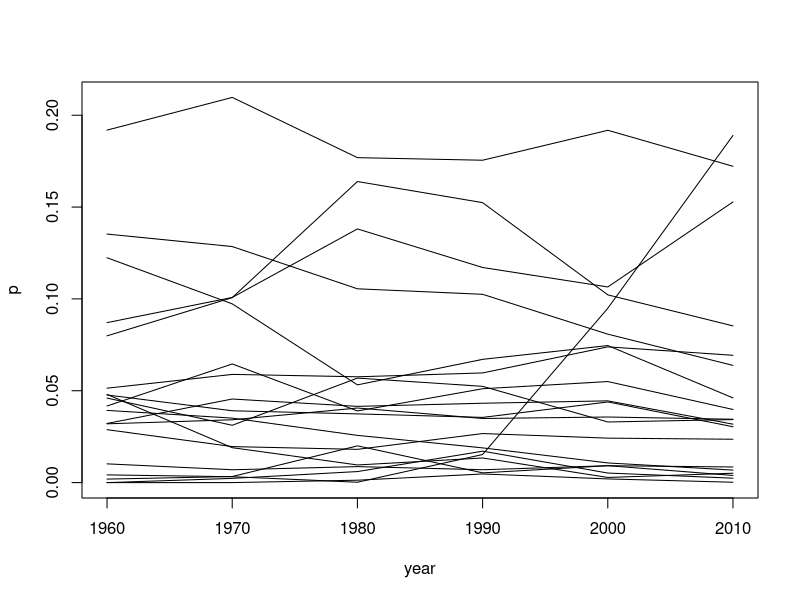
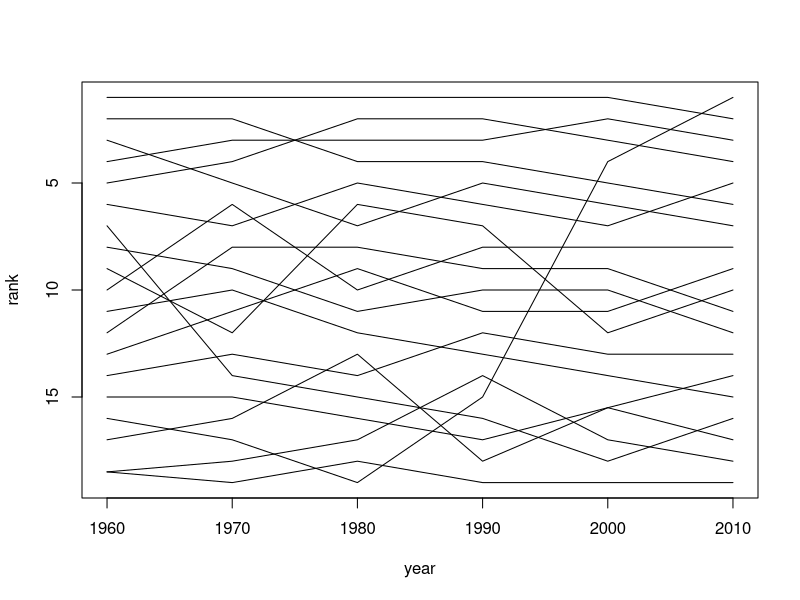
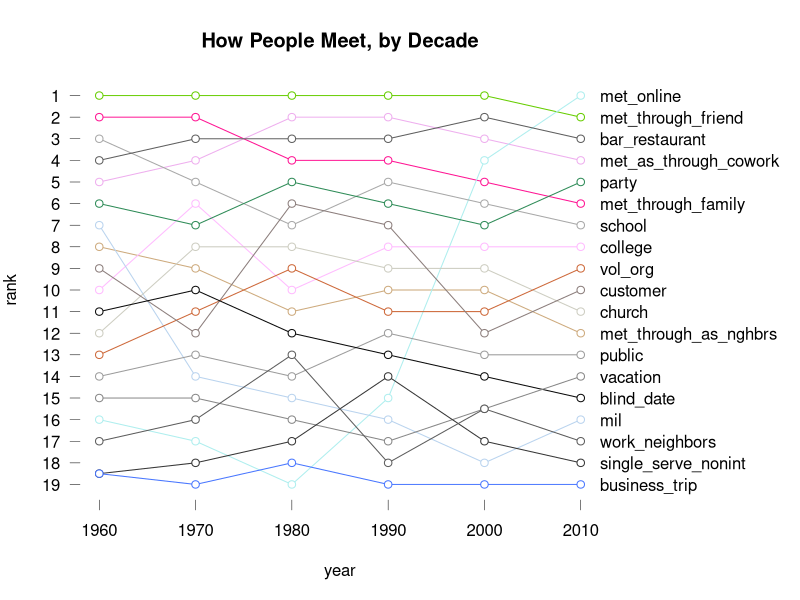
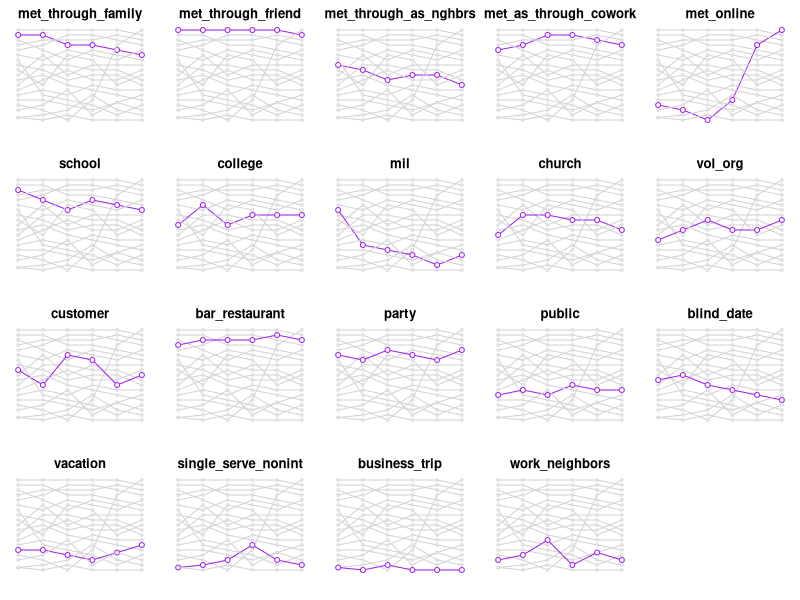

Write the R code that produced these figures, in order.
# Load data ----------------------------
meeting <- read.csv("bump-chart/data/how_met_decade.tsv", sep="\t",
                    stringsAsFactors=FALSE)

# Plot a multi-line chart --------------------
# Blank plot
plot(meeting$year, meeting$p, type="n", xlab="year", ylab="p")

# Line for each way people meet
ways_to_meet <- unique(meeting$waymet)

for (i in 1:length(ways_to_meet)) {
  
  # Points for current way to meet.
  curr <- meeting[meeting$waymet == ways_to_meet[i],]
  curr <- curr[order(curr$year),]
  
  # Line.
  lines(curr$year, curr$p)
}

# Plot a bump chart -----------------------------
# Create a rank column
meeting$rank <- NA
years <- unique(meeting$year)
for (i in 1:length(years)) {
  
  # Ranks for current year.
  curr_ranks <- rank(meeting[meeting$year == years[i], "p"])
  
  # Reverse the ranking order.
  curr_ranks_desc <- max(curr_ranks) - curr_ranks + 1
  
  # Add to data frame.
  meeting[meeting$year == years[i], "rank"] <- curr_ranks_desc
  
}

# Blank plot, with vertical scale for rankings 
plot(meeting$year, meeting$rank, type="n",
     xlab="year", ylab="rank",
     ylim=rev(range(meeting$rank)))

# Line for each way to meet.
ways_to_meet <- unique(meeting$waymet)
for (i in 1:length(ways_to_meet)) {
  curr <- meeting[meeting$waymet == ways_to_meet[i],]
  curr <- curr[order(curr$year),]
  lines(curr$year, curr$rank)
}

# Plot a bump chart with dots and labels-----------------------
# Blank plot for ranks and adjusted margin
par(mar=c(5,4,4,10), las=1)
plot(meeting$year, meeting$rank, type="n",
     xlab="year", ylab="rank",
     ylim=rev(range(meeting$rank)),
     bty="n", xaxt="n", yaxt="n",
     main="How People Meet, by Decade")

# Custom axes.
all_ranks <- min(meeting$rank):max(meeting$rank)
axis(2, at = all_ranks, labels = all_ranks, lwd=0, lwd.ticks=.5)
axis(1,
     at = unique(meeting$year),
     labels = unique(meeting$year),
     lwd=0, lwd.ticks=.5)

# Ways to meet.
curr <- meeting[meeting$year == 2010,]
mtext(curr$waymet, at=curr$rank, side=4)

# Line for each way to meet.
ways_to_meet <- unique(meeting$waymet)
meet_col <- sample(colors(), length(ways_to_meet))
for (i in 1:length(ways_to_meet)) {
  curr <- meeting[meeting$waymet == ways_to_meet[i],]
  curr <- curr[order(curr$year),]
  
  # Lines.
  lines(curr$year, curr$rank, col=meet_col[i])
  
  # Points.
  points(curr$year, curr$rank, pch=21, col=meet_col[i], bg="white")
}


# Small multiples --------------------------------------
ways_to_meet <- unique(meeting$waymet)

# Four rows and five columns.
par(mfrow=c(4,5), mar=c(2,1,2,1))

# Chart for each way to meet.
for (i in 1:length(ways_to_meet)) {
  
  plot(meeting$year, meeting$rank, type="n", 
       xlab="", ylab="", 
       ylim=rev(range(meeting$rank)),
       bty="n", xaxt="n", yaxt="n",
       main=ways_to_meet[i])
  
  
  # Line for each way in the chart.
  for (j in 1:length(ways_to_meet)) {
    curr <- meeting[meeting$waymet == ways_to_meet[j],]
    curr <- curr[order(curr$year),]
    
    if (ways_to_meet[j] == ways_to_meet[i]) {
      col <- "purple"
      lwd <- 1
      cex <- 1
    } else {
      col <- "lightgray"
      lwd <- .5
      cex <- .5
    }
    
    # Lines.
    lines(curr$year, curr$rank, col=col)
    
    # Points.
    points(curr$year, curr$rank, pch=21, col=col, bg="white", cex=cex)
  }
}














